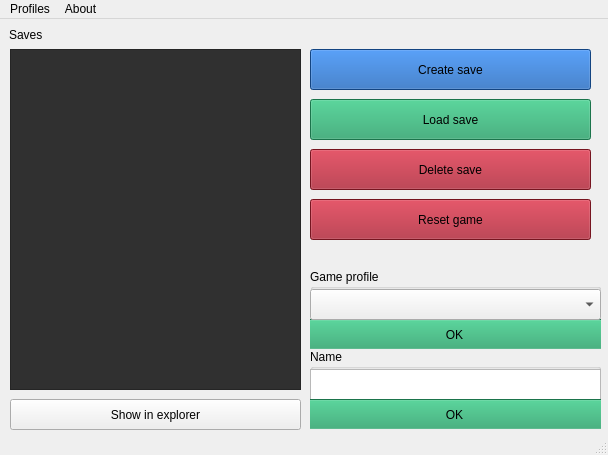
<?xml version="1.0" encoding="UTF-8"?>
<ui version="4.0">
 <class>SaveVault</class>
 <widget class="QMainWindow" name="SaveVault">
  <property name="geometry">
   <rect>
    <x>0</x>
    <y>0</y>
    <width>608</width>
    <height>455</height>
   </rect>
  </property>
  <property name="windowTitle">
   <string>SaveVault</string>
  </property>
  <widget class="QWidget" name="centralwidget">
   <widget class="QListView" name="SavesList">
    <property name="geometry">
     <rect>
      <x>10</x>
      <y>30</y>
      <width>291</width>
      <height>341</height>
     </rect>
    </property>
    <property name="styleSheet">
     <string notr="true">background-color: rgb(48, 48, 48);</string>
    </property>
   </widget>
   <widget class="QPushButton" name="CreateSave">
    <property name="geometry">
     <rect>
      <x>310</x>
      <y>30</y>
      <width>281</width>
      <height>41</height>
     </rect>
    </property>
    <property name="styleSheet">
     <string notr="true">background-color: rgb(26, 95, 180);</string>
    </property>
    <property name="text">
     <string>Create save</string>
    </property>
   </widget>
   <widget class="QPushButton" name="Load_save">
    <property name="geometry">
     <rect>
      <x>310</x>
      <y>80</y>
      <width>281</width>
      <height>41</height>
     </rect>
    </property>
    <property name="styleSheet">
     <string notr="true">background-color: rgb(38, 162, 105);</string>
    </property>
    <property name="text">
     <string>Load save</string>
    </property>
   </widget>
   <widget class="QPushButton" name="Delete_save">
    <property name="geometry">
     <rect>
      <x>310</x>
      <y>130</y>
      <width>281</width>
      <height>41</height>
     </rect>
    </property>
    <property name="styleSheet">
     <string notr="true">background-color: rgb(165, 29, 45);</string>
    </property>
    <property name="text">
     <string>Delete save</string>
    </property>
   </widget>
   <widget class="QPushButton" name="Reset_game">
    <property name="geometry">
     <rect>
      <x>310</x>
      <y>180</y>
      <width>281</width>
      <height>41</height>
     </rect>
    </property>
    <property name="styleSheet">
     <string notr="true">background-color: rgb(165, 29, 45);</string>
    </property>
    <property name="text">
     <string>Reset game</string>
    </property>
   </widget>
   <widget class="QPushButton" name="Show_in_explorer_2">
    <property name="geometry">
     <rect>
      <x>10</x>
      <y>380</y>
      <width>291</width>
      <height>31</height>
     </rect>
    </property>
    <property name="text">
     <string>Show in explorer</string>
    </property>
   </widget>
   <widget class="QLabel" name="saves_label">
    <property name="geometry">
     <rect>
      <x>9</x>
      <y>5</y>
      <width>291</width>
      <height>21</height>
     </rect>
    </property>
    <property name="text">
     <string>Saves</string>
    </property>
   </widget>
   <widget class="QGroupBox" name="Name_panel">
    <property name="enabled">
     <bool>true</bool>
    </property>
    <property name="geometry">
     <rect>
      <x>310</x>
      <y>330</y>
      <width>291</width>
      <height>80</height>
     </rect>
    </property>
    <property name="title">
     <string>Name</string>
    </property>
    <widget class="QTextEdit" name="name_textedit">
     <property name="geometry">
      <rect>
       <x>0</x>
       <y>20</y>
       <width>291</width>
       <height>31</height>
      </rect>
     </property>
    </widget>
    <widget class="QPushButton" name="ok_btn">
     <property name="geometry">
      <rect>
       <x>-6</x>
       <y>50</y>
       <width>301</width>
       <height>31</height>
      </rect>
     </property>
     <property name="styleSheet">
      <string notr="true">background-color: rgb(38, 162, 105);</string>
     </property>
     <property name="text">
      <string>OK</string>
     </property>
    </widget>
   </widget>
   <widget class="QGroupBox" name="Name_panel_2">
    <property name="enabled">
     <bool>true</bool>
    </property>
    <property name="geometry">
     <rect>
      <x>310</x>
      <y>250</y>
      <width>291</width>
      <height>80</height>
     </rect>
    </property>
    <property name="title">
     <string>Game profile</string>
    </property>
    <widget class="QPushButton" name="ok_btn_combo_box">
     <property name="geometry">
      <rect>
       <x>-6</x>
       <y>50</y>
       <width>301</width>
       <height>31</height>
      </rect>
     </property>
     <property name="styleSheet">
      <string notr="true">background-color: rgb(38, 162, 105);</string>
     </property>
     <property name="text">
      <string>OK</string>
     </property>
    </widget>
    <widget class="QComboBox" name="GameProfileCombobox">
     <property name="geometry">
      <rect>
       <x>0</x>
       <y>20</y>
       <width>291</width>
       <height>31</height>
      </rect>
     </property>
    </widget>
   </widget>
  </widget>
  <widget class="QMenuBar" name="menubar">
   <property name="geometry">
    <rect>
     <x>0</x>
     <y>0</y>
     <width>608</width>
     <height>21</height>
    </rect>
   </property>
   <widget class="QMenu" name="menuProfiles">
    <property name="title">
     <string>Profiles</string>
    </property>
    <addaction name="Show_list"/>
    <addaction name="Show_in_explorer"/>
    <addaction name="Install"/>
   </widget>
   <widget class="QMenu" name="About">
    <property name="title">
     <string>About</string>
    </property>
   </widget>
   <addaction name="menuProfiles"/>
   <addaction name="About"/>
  </widget>
  <widget class="QStatusBar" name="statusbar"/>
  <action name="Show_list">
   <property name="text">
    <string>Show list</string>
   </property>
  </action>
  <action name="Show_in_explorer">
   <property name="text">
    <string>Show in explorer</string>
   </property>
  </action>
  <action name="Install">
   <property name="text">
    <string>Install</string>
   </property>
  </action>
  <action name="actionDelete">
   <property name="text">
    <string>Delete</string>
   </property>
  </action>
 </widget>
 <resources/>
 <connections/>
</ui>
